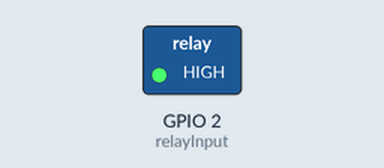
Simulated run of this sketch. Board: ESP8266 (NodeMCU). Parts: switched loads named in the sketch (green lamp = pin HIGH). Dashed ring = blinking. WiFi joins after 1.5 s; servers stay silent unless stated; what the sketch prints to the serial monitor is not drawn.

Above: at 2.5 s.
Timing chart, 0 to 6.6 s (numbered marks = the images above):
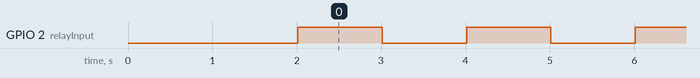

Measured:
- by itself, GPIO 2 (relayInput): alternates HIGH for 1.0 s and LOW for 1.0 s

The sketch:

relayOhradniky.ino
```cpp
#include <ESP8266WiFi.h>        // Include the Wi-Fi library

const char* ssid     = "xxx";         // The SSID (name) of the Wi-Fi network you want to connect to
const char* password = "xxx";     // The password of the Wi-Fi network

int relayInput = 2; // the input to the relay pin
void setup() {
  Serial.begin(115200);
  pinMode(relayInput, OUTPUT);
  delay(10);
  Serial.println('\n');

  WiFi.begin(ssid, password);             // Connect to the network
  Serial.print("Connecting to ");
  Serial.print(ssid); Serial.println(" ...");

  int i = 0;
  while (WiFi.status() != WL_CONNECTED) { // Wait for the Wi-Fi to connect
    delay(1000);
    Serial.print(++i); Serial.print(' ');
  }

  Serial.println('\n');
  Serial.println("Connection established!");
  Serial.print("IP address:\t");
  Serial.println(WiFi.localIP());         // Send the IP address of the ESP8266 to the computer
}

void loop() {
  digitalWrite(relayInput, HIGH); // turn relay on

  delay(1000);

  digitalWrite(relayInput, LOW); // turn relay off

  delay(1000);
}
```
